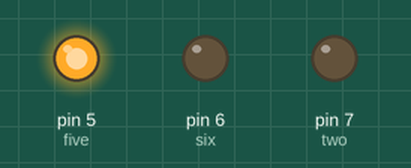
Bench run of a sketch on a simulated Arduino Uno, built with avr-gcc and run on an emulated ATmega328P. Parts: output pins drawn as LEDs (lit = HIGH).

Above: at 0.4 s.
At 3.9 s:
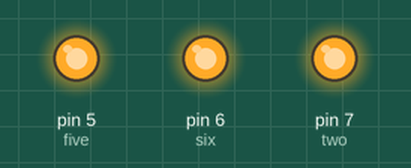
At 7.9 s:
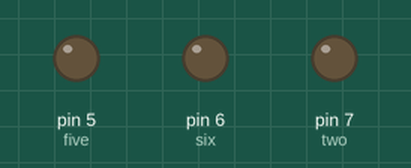
At 12.0 s:
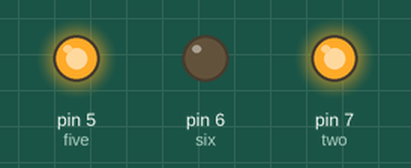
Timing chart, 0 to 13.5 s (numbered marks = the images above):
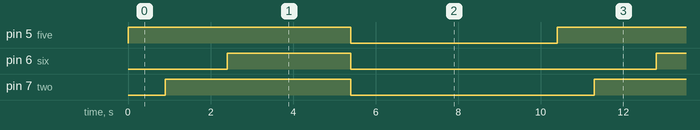

Measured:
- by itself, pin 5 (five): alternates HIGH for 5.4 s and LOW for 5.0 s
- by itself, pin 6 (six): alternates HIGH for 3.0 s and LOW for 7.4 s
- by itself, pin 7 (two): alternates HIGH for 4.5 s and LOW for 5.9 s

The sketch:

525600minutes.ino
```cpp
int five = 5;
int two = 7;
int six = 6;

void setup() {
  pinMode(six, OUTPUT);
  pinMode(five, OUTPUT);
  pinMode(two, OUTPUT);

}

void loop() {
  digitalWrite(five, HIGH);
  delay(900);
  digitalWrite(two, HIGH);
  delay(1500);
  digitalWrite(six, HIGH);
  delay(3000);
  digitalWrite(five, LOW);
  digitalWrite(six, LOW);
  digitalWrite(two, LOW);
  delay(5000);
}
```
